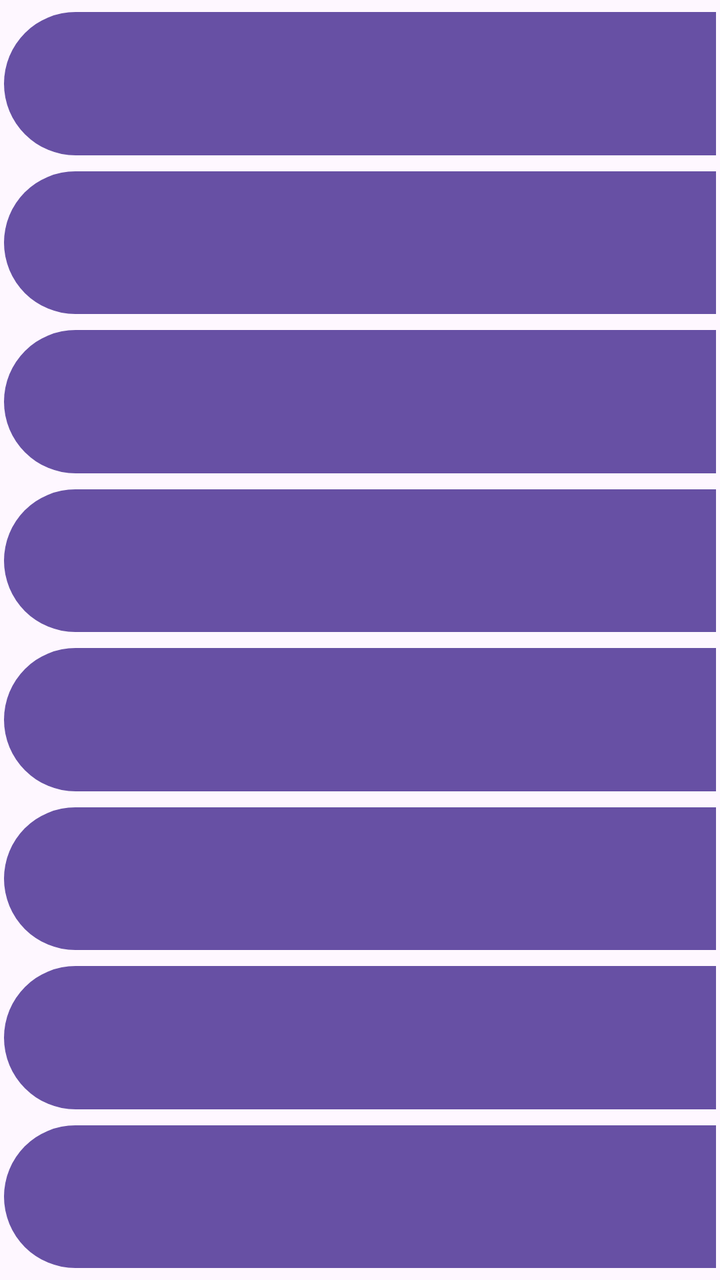
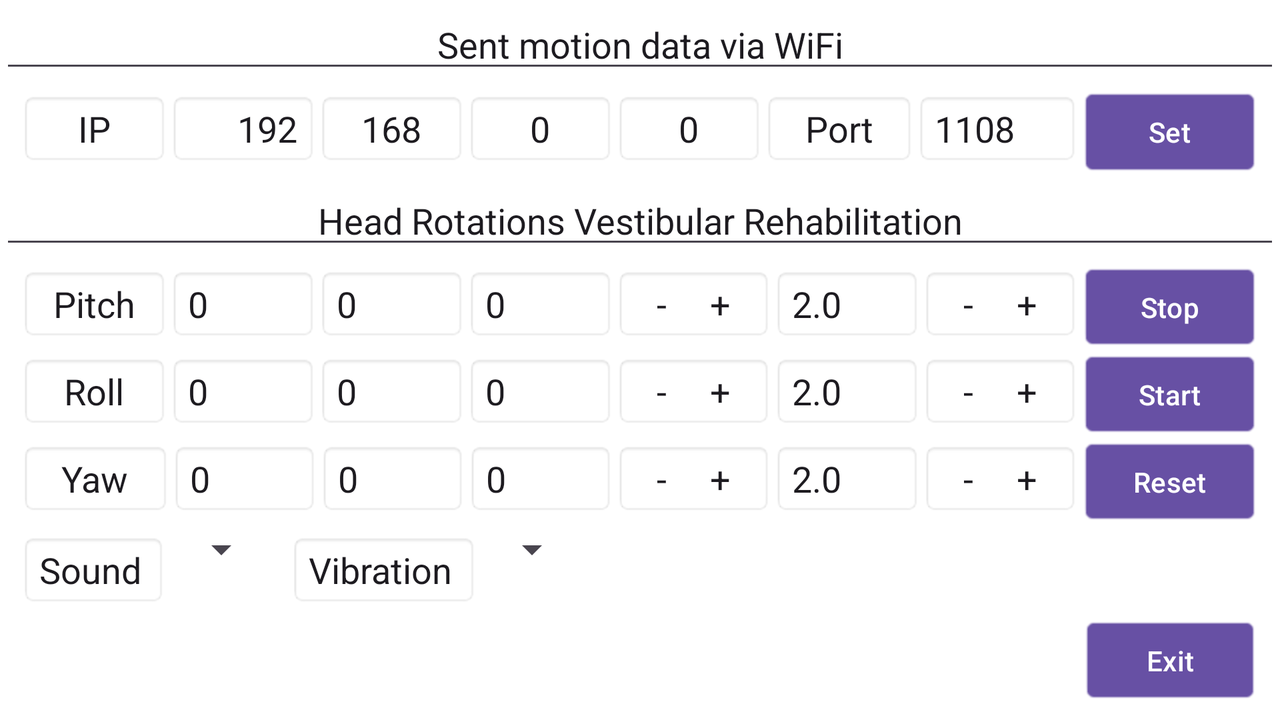

First picture: res/layout/ on a phone held upright. Second picture: the repository's own variant of that layout, on a device whose configuration matches the variant's folder. Source for both follows.
<!-- AndroidManifest.xml: application theme Theme.ACapNYS -->
<!-- res/layout/activity_grid_buttons.xml -->
<?xml version="1.0" encoding="utf-8"?>
<androidx.constraintlayout.widget.ConstraintLayout xmlns:android="http://schemas.android.com/apk/res/android"
    xmlns:app="http://schemas.android.com/apk/res-auto"
    xmlns:tools="http://schemas.android.com/tools"
    android:layout_width="match_parent"
    android:layout_height="match_parent"

    tools:context=".GridButtons">
    <GridLayout

        android:layout_width="match_parent"
        android:layout_height="match_parent"
        android:layout_margin="2sp"
        android:rowCount="8"
        android:columnCount="7"
        >

        <Button
            android:id="@+id/button2"
            android:layout_gravity="fill"
            android:layout_columnWeight="1"
            android:layout_rowWeight="1"
            android:layout_row="0"
            android:layout_column="0"
            android:text="Button" />

        <Button
            android:id="@+id/button3"
            android:layout_gravity="fill"
            android:layout_columnWeight="1"
            android:layout_rowWeight="1"
            android:layout_row="0"
            android:layout_column="1"
            android:text="Button" />

        <Button
            android:id="@+id/button4"
            android:layout_gravity="fill"
            android:layout_columnWeight="1"
            android:layout_rowWeight="1"
            android:layout_row="0"
            android:layout_column="2"
            android:text="Button" />

        <Button
            android:id="@+id/button5"
            android:layout_gravity="fill"
            android:layout_columnWeight="1"
            android:layout_rowWeight="1"
            android:layout_row="0"
            android:layout_column="3"
            android:text="Button" />

        <Button
            android:id="@+id/button6"
            android:layout_gravity="fill"
            android:layout_columnWeight="1"
            android:layout_rowWeight="1"
            android:layout_row="0"
            android:layout_column="4"
            android:text="Button" />

        <Button
            android:id="@+id/button7"
            android:layout_gravity="fill"
            android:layout_columnWeight="1"
            android:layout_rowWeight="1"
            android:layout_row="0"
            android:layout_column="5"
            android:text="Button" />

        <Button
            android:id="@+id/button9"
            android:layout_gravity="fill"
            android:layout_columnWeight="1"
            android:layout_rowWeight="1"
            android:layout_row="0"
            android:layout_column="6"
            android:text="Button" />

        <Button
            android:id="@+id/button10"
            android:layout_row="1"
            android:layout_rowWeight="1"
            android:layout_column="0"
            android:layout_columnWeight="1"
            android:layout_gravity="fill"
            android:text="Button" />

        <Button
            android:id="@+id/button11"
            android:layout_gravity="fill"
            android:layout_columnWeight="1"
            android:layout_rowWeight="1"
            android:layout_row="2"
            android:layout_column="0"
            android:text="Button" />

        <Button
            android:id="@+id/button12"
            android:layout_gravity="fill"
            android:layout_columnWeight="1"
            android:layout_rowWeight="1"
            android:layout_row="3"
            android:layout_column="0"
            android:text="Button" />

        <Button
            android:id="@+id/button13"
            android:layout_gravity="fill"
            android:layout_columnWeight="1"
            android:layout_rowWeight="1"
            android:layout_row="4"
            android:layout_column="0"
            android:text="Button" />

        <Button
            android:id="@+id/button14"
            android:layout_gravity="fill"
            android:layout_columnWeight="1"
            android:layout_rowWeight="1"
            android:layout_row="5"
            android:layout_column="0"
            android:text="Button" />

        <Button
            android:id="@+id/button15"
            android:layout_gravity="fill"
            android:layout_columnWeight="1"
            android:layout_rowWeight="1"
            android:layout_row="6"
            android:layout_column="0"
            android:text="Button" />

        <Button
            android:id="@+id/button16"
            android:layout_gravity="fill"
            android:layout_columnWeight="1"
            android:layout_rowWeight="1"
            android:layout_row="7"
            android:layout_column="0"
            android:text="Button" />
    </GridLayout>




</androidx.constraintlayout.widget.ConstraintLayout>
<!-- resources referenced by this layout -->
<resources>
  <style name="Theme.ACapNYS" parent="Base.Theme.ACapNYS" />
  <style name="Base.Theme.ACapNYS" parent="Theme.Material3.DayNight.NoActionBar">
          
          
      </style>
</resources>
<!-- res/layout-land/activity_grid_buttons.xml (the repository's variant of the layout above) -->
<!-- drawn on the phone turned sideways -->
<?xml version="1.0" encoding="utf-8"?>
<LinearLayout xmlns:android="http://schemas.android.com/apk/res/android"
    android:background="#ffffff"
    android:layout_width="match_parent"
    android:layout_height="match_parent"
    android:orientation="vertical">


    <LinearLayout
        android:layout_width="match_parent"
        android:layout_height="50dp"
        android:layout_weight="1"
        android:orientation="horizontal">


        <EditText
            android:id="@+id/button32"
            android:layout_width="match_parent"
            android:layout_height="wrap_content"
            android:focusable="auto"
            android:focusableInTouchMode="false"
            android:text="Sent motion data via WiFi"
            android:textAlignment="center" />
    </LinearLayout>
    <LinearLayout
        android:layout_width="match_parent"
        android:layout_height="50dp"
        android:layout_weight="1"
        android:orientation="horizontal">

        <EditText
            android:id="@+id/button0"
            android:layout_width="wrap_content"
            android:layout_height="wrap_content"
            android:layout_marginLeft="10dp"
            android:layout_weight="1"
            android:background="@android:drawable/editbox_background_normal"
            android:focusable="auto"
            android:focusableInTouchMode="false"
            android:text="IP"
            android:textAlignment="center"
            android:tooltipText="kkkkkkkkk" />

        <EditText
            android:id="@+id/button1"
            android:layout_width="wrap_content"
            android:layout_height="wrap_content"
            android:layout_weight="1"
            android:digits="0123456789"
            android:maxLength="3"
            android:background="@android:drawable/editbox_background_normal"
            android:text="192"
            android:gravity="end"
            android:inputType="number" />

        <EditText
            android:id="@+id/button2"
            android:layout_width="wrap_content"
            android:layout_height="wrap_content"
            android:layout_weight="1"
            android:background="@android:drawable/editbox_background_normal"
            android:text="168"
            android:digits="0123456789"
            android:maxLength="3"
            android:inputType="number"
            android:textAlignment="center" />

        <EditText
            android:id="@+id/button3"
            android:layout_width="wrap_content"
            android:layout_height="wrap_content"
            android:layout_weight="1"
            android:background="@android:drawable/editbox_background_normal"
            android:text="0"
            android:digits="0123456789"
            android:maxLength="3"
            android:inputType="number"
            android:textAlignment="center" />

        <EditText
            android:id="@+id/button4"
            android:layout_width="wrap_content"
            android:layout_height="wrap_content"
            android:layout_weight="1"
            android:background="@android:drawable/editbox_background_normal"
            android:text="0"
            android:digits="0123456789"
            android:maxLength="3"
            android:inputType="number"
            android:textAlignment="center" />
        <EditText
            android:id="@+id/button5"
            android:layout_width="wrap_content"
            android:layout_height="wrap_content"
            android:layout_weight="1"
            android:focusable="auto"
            android:focusableInTouchMode="false"
            android:background="@android:drawable/editbox_background_normal"
            android:text="Port"
            android:textAlignment="center" />

        <EditText
            android:id="@+id/button6"
            android:layout_width="wrap_content"
            android:layout_height="wrap_content"
            android:layout_weight="1"
            android:focusableInTouchMode="false"
            android:background="@android:drawable/editbox_background_normal"
            android:text="1108" />

        <Button
            android:id="@+id/button7"
            android:background="@android:drawable/editbox_background_normal"
            android:layout_width="wrap_content"
            android:layout_height="wrap_content"
            android:layout_marginRight="10dp"
            android:layout_weight="0.1"
            android:text="Set" />
    </LinearLayout>

    <LinearLayout
        android:layout_width="match_parent"
        android:layout_height="50dp"
        android:layout_weight="1"
        android:orientation="horizontal">


        <EditText
            android:id="@+id/button33"
            android:layout_width="match_parent"
            android:layout_height="wrap_content"
            android:focusable="auto"
            android:focusableInTouchMode="false"
            android:text="Head Rotations Vestibular Rehabilitation"
            android:textAlignment="center" />


    </LinearLayout>
    <LinearLayout
        android:layout_width="match_parent"
        android:layout_height="50dp"
        android:layout_weight="1"
        android:orientation="horizontal">

        <EditText
            android:id="@+id/button8"
            android:layout_width="wrap_content"
            android:layout_height="wrap_content"
            android:layout_marginLeft="10dp"
            android:layout_weight="1"
            android:background="@android:drawable/editbox_background_normal"
            android:text="Pitch"
            android:paddingLeft="0dp"
            android:paddingRight="0dp"
            android:textAlignment="center"
            android:focusableInTouchMode="false"
            android:tooltipText="kkkkkkkkk" />

        <EditText
            android:id="@+id/button9"
            android:background="@android:drawable/editbox_background_normal"
            android:layout_width="wrap_content"
            android:layout_height="wrap_content"
            android:layout_weight="1"
            android:focusableInTouchMode="false"
            android:text="0" />

        <EditText
            android:id="@+id/button10"
            android:background="@android:drawable/editbox_background_normal"
            android:layout_width="wrap_content"
            android:layout_height="wrap_content"
            android:layout_weight="1"
            android:focusableInTouchMode="false"
            android:text="0"  />

        <EditText
            android:id="@+id/button11"
            android:background="@android:drawable/editbox_background_normal"
            android:layout_width="wrap_content"
            android:layout_height="wrap_content"
            android:layout_weight="1"
            android:focusableInTouchMode="false"
            android:text="0"  />

        <EditText
            android:id="@+id/button12"
            android:layout_width="wrap_content"
            android:layout_height="wrap_content"
            android:layout_weight="1"
            android:background="@android:drawable/editbox_background_normal"
            android:text="-     +"
            android:focusableInTouchMode="false"
            android:textAlignment="center" />

        <EditText
            android:id="@+id/button13"
            android:layout_width="wrap_content"
            android:layout_height="wrap_content"
            android:layout_weight="1"
            android:background="@android:drawable/editbox_background_normal"
            android:focusableInTouchMode="false"
            android:text="2.0" />

        <EditText
            android:id="@+id/button14"
            android:layout_width="wrap_content"
            android:layout_height="wrap_content"
            android:layout_weight="1"
            android:background="@android:drawable/editbox_background_normal"
            android:text="-     +"
            android:focusableInTouchMode="false"
            android:textAlignment="center" />

        <Button
            android:id="@+id/button15"
            android:background="@android:drawable/editbox_background_normal"
            android:layout_width="wrap_content"
            android:layout_height="wrap_content"
            android:layout_marginRight="10dp"
            android:layout_weight="0.1"
            android:text="Stop" />
    </LinearLayout>

    <LinearLayout
        android:layout_width="match_parent"
        android:layout_height="50dp"
        android:layout_weight="1"
        android:orientation="horizontal">

        <EditText
            android:id="@+id/button16"
            android:layout_width="wrap_content"
            android:layout_height="wrap_content"
            android:layout_marginLeft="10dp"
            android:layout_weight="1"
            android:background="@android:drawable/editbox_background_normal"
            android:text="Roll"
            android:focusableInTouchMode="false"
            android:textAlignment="center"
            android:tooltipText="kkkkkkkkk" />

        <EditText
            android:id="@+id/button17"
            android:background="@android:drawable/editbox_background_normal"
            android:layout_width="wrap_content"
            android:layout_height="wrap_content"
            android:layout_weight="1"
            android:focusableInTouchMode="false"
            android:text="0"  />

        <EditText
            android:id="@+id/button18"
            android:background="@android:drawable/editbox_background_normal"
            android:layout_width="wrap_content"
            android:layout_height="wrap_content"
            android:layout_weight="1"
            android:focusableInTouchMode="false"
            android:text="0"  />

        <EditText
            android:id="@+id/button19"
            android:background="@android:drawable/editbox_background_normal"
            android:layout_width="wrap_content"
            android:layout_height="wrap_content"
            android:layout_weight="1"
            android:focusableInTouchMode="false"
            android:text="0"  />

        <EditText
            android:id="@+id/button20"
            android:layout_width="wrap_content"
            android:layout_height="wrap_content"
            android:layout_weight="1"
            android:background="@android:drawable/editbox_background_normal"
            android:text="-     +"
            android:focusableInTouchMode="false"
            android:textAlignment="center" />

        <EditText
            android:id="@+id/button21"
            android:layout_width="wrap_content"
            android:layout_height="wrap_content"
            android:layout_weight="1"
            android:background="@android:drawable/editbox_background_normal"
            android:focusableInTouchMode="false"
            android:text="2.0" />

        <EditText
            android:id="@+id/button22"
            android:layout_width="wrap_content"
            android:layout_height="wrap_content"
            android:layout_weight="1"
            android:background="@android:drawable/editbox_background_normal"
            android:text="-     +"
            android:focusableInTouchMode="false"
            android:textAlignment="center" />

        <Button
            android:id="@+id/button23"
            android:background="@android:drawable/editbox_background_normal"
            android:layout_width="wrap_content"
            android:layout_height="wrap_content"
            android:layout_marginRight="10dp"
            android:layout_weight="0.1"
            android:text="Start" />
    </LinearLayout>


    <LinearLayout
        android:layout_width="match_parent"
        android:layout_height="50dp"
        android:layout_weight="1"
        android:orientation="horizontal">

        <EditText
            android:id="@+id/button24"
            android:layout_width="wrap_content"
            android:layout_height="wrap_content"
            android:layout_marginLeft="10dp"
            android:layout_weight="1"
            android:background="@android:drawable/editbox_background_normal"
            android:text="Yaw"
            android:textAlignment="center"
            android:focusableInTouchMode="false"
            android:tooltipText="kkkkkkkkk" />

        <EditText
            android:id="@+id/button25"
            android:background="@android:drawable/editbox_background_normal"
            android:layout_width="wrap_content"
            android:layout_height="wrap_content"
            android:layout_weight="1"
            android:focusableInTouchMode="false"
            android:text="0" />

        <EditText
            android:id="@+id/button26"
            android:background="@android:drawable/editbox_background_normal"
            android:layout_width="wrap_content"
            android:layout_height="wrap_content"
            android:layout_weight="1"
            android:focusableInTouchMode="false"
            android:text="0" />

        <EditText
            android:id="@+id/button27"
            android:background="@android:drawable/editbox_background_normal"
            android:layout_width="wrap_content"
            android:layout_height="wrap_content"
            android:layout_weight="1"
            android:focusableInTouchMode="false"
            android:text="0"/>

        <EditText
            android:id="@+id/button28"
            android:layout_width="wrap_content"
            android:layout_height="wrap_content"
            android:layout_weight="1"
            android:background="@android:drawable/editbox_background_normal"
            android:text="-     +"
            android:focusableInTouchMode="false"
            android:textAlignment="center" />

        <EditText
            android:id="@+id/button29"
            android:layout_width="wrap_content"
            android:layout_height="wrap_content"
            android:layout_weight="1"
            android:focusableInTouchMode="false"
            android:background="@android:drawable/editbox_background_normal"
            android:text="2.0" />

        <EditText
            android:id="@+id/button30"
            android:layout_width="wrap_content"
            android:layout_height="wrap_content"
            android:layout_weight="1"
            android:background="@android:drawable/editbox_background_normal"
            android:text="-     +"
            android:focusableInTouchMode="false"
            android:textAlignment="center" />

        <Button
            android:id="@+id/button31"
            android:background="@android:drawable/editbox_background_normal"
            android:layout_width="wrap_content"
            android:layout_height="wrap_content"
            android:layout_marginRight="10dp"
            android:layout_weight="0.1"
            android:text="Reset" />
    </LinearLayout>

    <LinearLayout
        android:layout_width="match_parent"
        android:layout_height="50dp"
        android:layout_weight="1"
        android:orientation="horizontal">

        <EditText
            android:id="@+id/button34"
            android:layout_width="wrap_content"
            android:layout_height="wrap_content"
            android:layout_weight="1"
            android:layout_marginLeft="10dp"
            android:background="@android:drawable/editbox_background_normal"
            android:text="Sound"
            android:focusableInTouchMode="false"/>
        <Spinner
            android:id="@+id/spinner1"
            android:layout_width="wrap_content"
            android:layout_height="wrap_content"
            android:layout_weight="1"
            android:entries="@array/spinner_items1"
            android:spinnerMode="dropdown" />
        <EditText
            android:id="@+id/button35"
            android:layout_width="wrap_content"
            android:layout_height="wrap_content"
            android:layout_weight="1"
            android:layout_marginLeft="10dp"
            android:background="@android:drawable/editbox_background_normal"
            android:text="Vibration"
            android:focusableInTouchMode="false"/>
        <Spinner
            android:id="@+id/spinner2"
            android:layout_width="wrap_content"
            android:layout_height="wrap_content"
            android:layout_weight="1"
            android:entries="@array/spinner_items2"
            android:spinnerMode="dropdown" />


        <EditText
            android:id="@+id/button49"
            android:layout_width="wrap_content"
            android:layout_height="wrap_content"
            android:layout_weight="100"
            android:text=" "
            android:visibility="invisible" />



    </LinearLayout>
    <LinearLayout
        android:layout_width="match_parent"
        android:layout_height="50dp"
        android:layout_weight="1"
        android:layout_marginBottom="10dp"
        android:orientation="horizontal">

        <EditText
            android:id="@+id/button56"
            android:layout_width="wrap_content"
            android:layout_height="wrap_content"
            android:layout_marginLeft="10dp"
            android:layout_weight="1"
            android:text="Button"
            android:visibility="invisible" />

        <EditText
            android:id="@+id/button57"
            android:layout_width="wrap_content"
            android:layout_height="wrap_content"
            android:layout_weight="1"
            android:text="Button"
            android:visibility="invisible" />

        <EditText
            android:id="@+id/button58"
            android:layout_width="wrap_content"
            android:layout_height="wrap_content"
            android:layout_weight="1"
            android:text="Button"
            android:visibility="invisible" />

        <EditText
            android:id="@+id/button59"
            android:layout_width="wrap_content"
            android:layout_height="wrap_content"
            android:layout_weight="1"
            android:text="Button"
            android:visibility="invisible" />

        <EditText
            android:id="@+id/button60"
            android:layout_width="wrap_content"
            android:layout_height="wrap_content"
            android:layout_weight="1"
            android:text="Button"
            android:visibility="invisible" />

        <EditText
            android:id="@+id/button61"
            android:layout_width="wrap_content"
            android:layout_height="wrap_content"
            android:layout_weight="1"
            android:text="Button"
            android:visibility="invisible" />

        <EditText
            android:id="@+id/button62"
            android:layout_width="wrap_content"
            android:layout_height="wrap_content"
            android:layout_weight="1"
            android:text="Button"
            android:visibility="invisible" />
        <Button
            android:id="@+id/button63"
            android:background="@android:drawable/editbox_background_normal"

            android:layout_width="wrap_content"
            android:layout_height="wrap_content"
            android:layout_marginRight="10dp"
            android:layout_weight="0.1"
            android:text="Exit" />
    </LinearLayout>
</LinearLayout>
